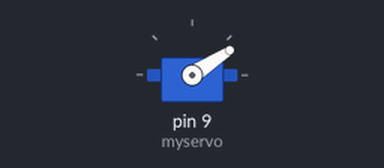
Bench run of a sketch on a simulated Arduino Uno, built with avr-gcc and run on an emulated ATmega328P. Parts: servo.

Above: at 0.05 s.
At 0.65 s:
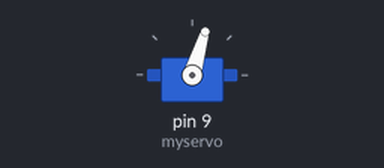
At 1.25 s:
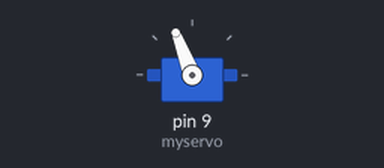
At 2.5 s:
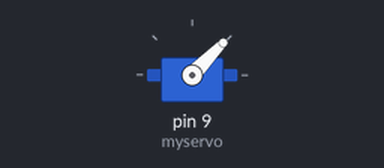
Timing chart, 0 to 6.3 s (numbered marks = the images above):
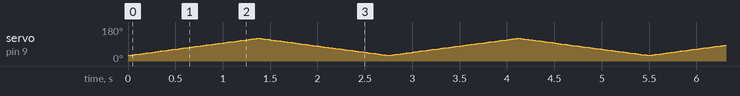

The sketch:

HW_1_-_Short_Sweep.ino
```cpp
#include <Servo.h>

Servo myservo;  // create servo object to control a servo
// twelve servo objects can be created on most boards

int pos = 0;    // variable to store the servo position

int minPos = 30;
int maxPos = 120;

void setup() {
  myservo.attach(9);  // attaches the servo on pin 9 to the servo object
}

void loop() {
  for (pos = minPos; pos <= maxPos; pos += 1) { // goes from 0 degrees to 180 degrees
    // in steps of 1 degree
    myservo.write(pos);              // tell servo to go to position in variable 'pos'
    delay(15);                       // waits 15ms for the servo to reach the position
  }
  for (pos = maxPos; pos >= minPos; pos -= 1) { // goes from 180 degrees to 0 degrees
    myservo.write(pos);              // tell servo to go to position in variable 'pos'
    delay(15);                       // waits 15ms for the servo to reach the position
  }
}
```
